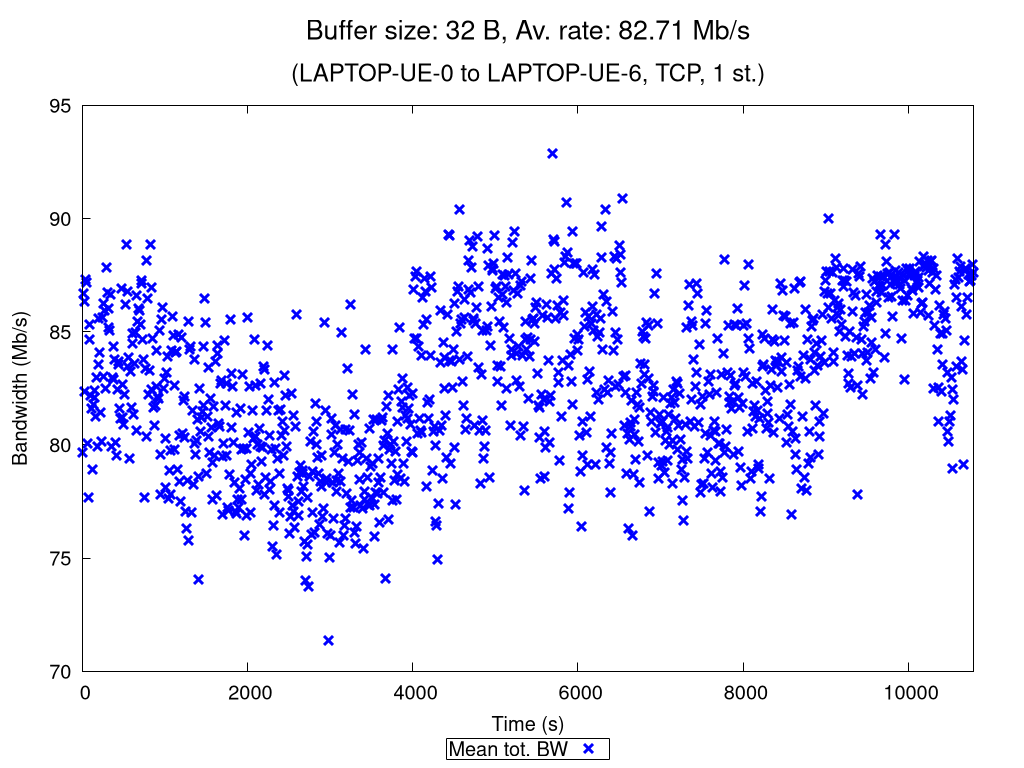

Generate this figure with gnuplot:
set terminal pngcairo nocrop enhanced size 1024,768 font "Verdana,15"
set output "TCP_1_st_2020_10_27_19-58-36_one2two_00032B.png"

set title "{/=20 Buffer size: 32 B, Av. rate: 82.71 Mb/s}\n\n{/=18 (LAPTOP-UE-0 to LAPTOP-UE-6, TCP, 1 st.)}"

set xlabel "Time (s)"
set ylabel "Bandwidth (Mb/s)"
set ytics nomirror
set key bmargin center horizontal box samplen 1 width -1
set bmargin 4.6
set rmargin 4.5

rf = 1000000.0  # rate factor
set style fill transparent solid 0.2 noborder
set autoscale xfix
plot "TCP_1_st_2020_10_27_19-58-36_one2two_00032B_iperf_processed.dat" using 1:($2/rf-$3/rf):($2/rf+$3/rf) with filledcurves lc rgb "blue" notitle, \
     "" using 1:($2/rf) with points pt 2 ps 1.5 lw 3 lc rgb "blue" title "Mean tot. BW", \
